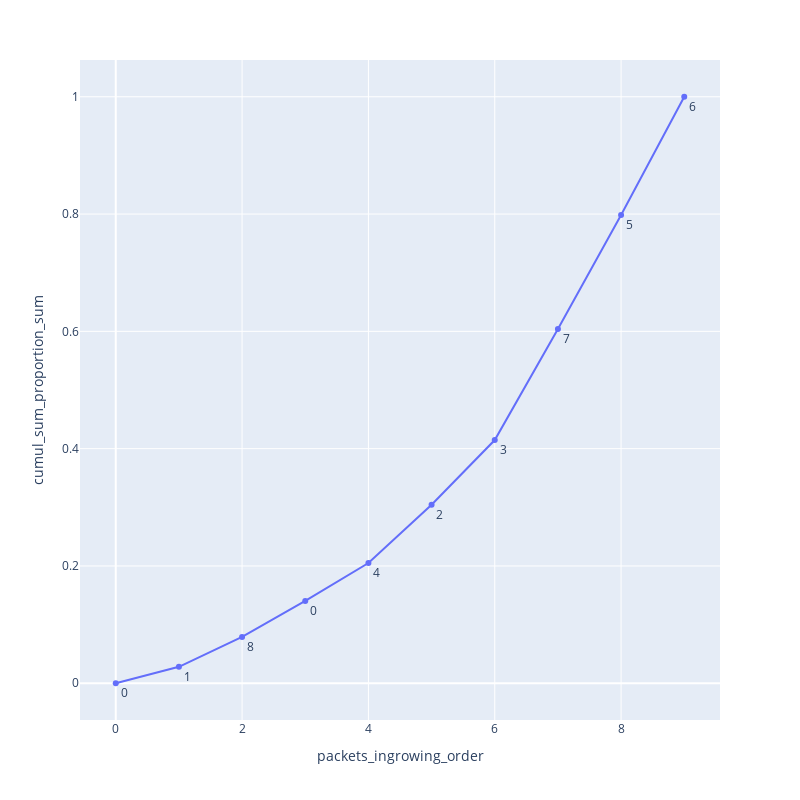

Notebook cell for this chart:
### Code cell
gini_initial = calculating_gini_index(initial_packet_result)
gini_initial

### Figure 1 — Plotly figure (JSON) as saved in the notebook; plotly's stock layout.template omitted (floating-point values rounded to 4 significant figures)
{"data": [{"hovertemplate": "packets_ingrowing_order=%{x}<br>cumul_sum_proportion_sum=%{y}<br>number_of_node=%{text}<extra></extra>", "legendgroup": "", "line": {"color": "#636efa", "dash": "solid"}, "marker": {"symbol": "circle"}, "mode": "lines+markers+text", "name": "", "orientation": "v", "showlegend": false, "text": [0, 1, 8, 0, 4, 2, 3, 7, 5, 6], "textposition": "bottom right", "type": "scatter", "x": [0, 1, 2, 3, 4, 5, 6, 7, 8, 9], "xaxis": "x", "y": [0, 0.028, 0.079, 0.1403, 0.205, 0.3043, 0.4147, 0.604, 0.7983, 1], "yaxis": "y"}], "layout": {"height": 800, "legend": {"tracegroupgap": 0}, "margin": {"t": 60}, "width": 800, "xaxis": {"anchor": "y", "domain": [0, 1], "title": {"text": "packets_ingrowing_order"}}, "yaxis": {"anchor": "x", "domain": [0, 1], "title": {"text": "cumul_sum_proportion_sum"}}}}
